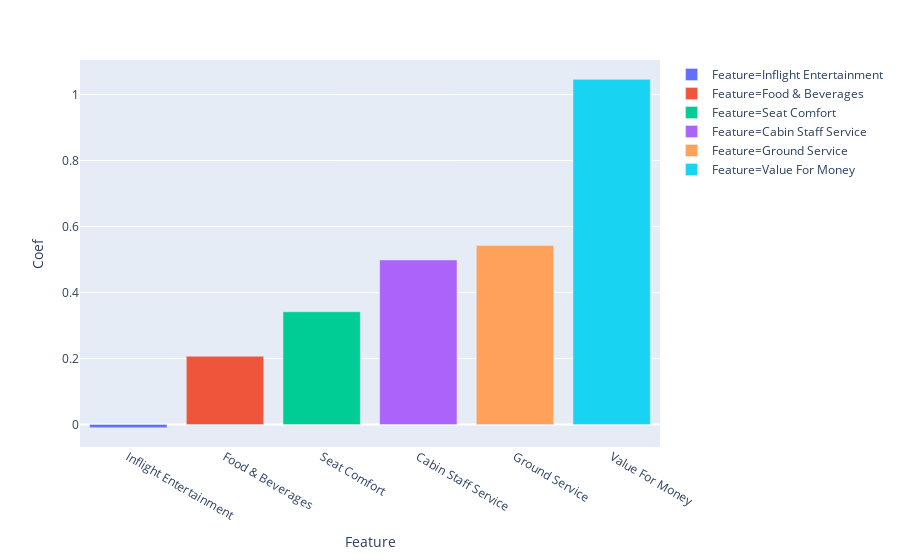

Notebook source saved alongside this figure:
### Code cell
# Visualize coefficients
# Intepretation: If the coefficient for Inflight Entertainment is 0.2,
#                an increase in a star in Inflight Entertainment will make a customer 22% (exp(0.2)=1.22) 
#                more likely to recommend the flight 
fig = px.bar(df_coef, x='Feature', y='Coef', color='Feature')
fig.show()

### Figure 1 — Plotly figure (JSON) as saved in the notebook; plotly's stock layout.template omitted (floating-point values rounded to 4 significant figures)
{"data": [{"alignmentgroup": "True", "hoverlabel": {"namelength": 0}, "hovertemplate": "Feature=%{x}<br>Coef=%{y}", "legendgroup": "Feature=Inflight Entertainment", "marker": {"color": "#636efa"}, "name": "Feature=Inflight Entertainment", "offsetgroup": "Feature=Inflight Entertainment", "orientation": "v", "showlegend": true, "textposition": "auto", "type": "bar", "x": ["Inflight Entertainment"], "xaxis": "x", "y": [-0.009598], "yaxis": "y"}, {"alignmentgroup": "True", "hoverlabel": {"namelength": 0}, "hovertemplate": "Feature=%{x}<br>Coef=%{y}", "legendgroup": "Feature=Food & Beverages", "marker": {"color": "#EF553B"}, "name": "Feature=Food & Beverages", "offsetgroup": "Feature=Food & Beverages", "orientation": "v", "showlegend": true, "textposition": "auto", "type": "bar", "x": ["Food & Beverages"], "xaxis": "x", "y": [0.2069], "yaxis": "y"}, {"alignmentgroup": "True", "hoverlabel": {"namelength": 0}, "hovertemplate": "Feature=%{x}<br>Coef=%{y}", "legendgroup": "Feature=Seat Comfort", "marker": {"color": "#00cc96"}, "name": "Feature=Seat Comfort", "offsetgroup": "Feature=Seat Comfort", "orientation": "v", "showlegend": true, "textposition": "auto", "type": "bar", "x": ["Seat Comfort"], "xaxis": "x", "y": [0.3416], "yaxis": "y"}, {"alignmentgroup": "True", "hoverlabel": {"namelength": 0}, "hovertemplate": "Feature=%{x}<br>Coef=%{y}", "legendgroup": "Feature=Cabin Staff Service", "marker": {"color": "#ab63fa"}, "name": "Feature=Cabin Staff Service", "offsetgroup": "Feature=Cabin Staff Service", "orientation": "v", "showlegend": true, "textposition": "auto", "type": "bar", "x": ["Cabin Staff Service"], "xaxis": "x", "y": [0.4986], "yaxis": "y"}, {"alignmentgroup": "True", "hoverlabel": {"namelength": 0}, "hovertemplate": "Feature=%{x}<br>Coef=%{y}", "legendgroup": "Feature=Ground Service", "marker": {"color": "#FFA15A"}, "name": "Feature=Ground Service", "offsetgroup": "Feature=Ground Service", "orientation": "v", "showlegend": true, "textposition": "auto", "type": "bar", "x": ["Ground Service"], "xaxis": "x", "y": [0.5422], "yaxis": "y"}, {"alignmentgroup": "True", "hoverlabel": {"namelength": 0}, "hovertemplate": "Feature=%{x}<br>Coef=%{y}", "legendgroup": "Feature=Value For Money", "marker": {"color": "#19d3f3"}, "name": "Feature=Value For Money", "offsetgroup": "Feature=Value For Money", "orientation": "v", "showlegend": true, "textposition": "auto", "type": "bar", "x": ["Value For Money"], "xaxis": "x", "y": [1.046], "yaxis": "y"}], "layout": {"barmode": "relative", "legend": {"tracegroupgap": 0}, "margin": {"t": 60}, "xaxis": {"anchor": "y", "categoryarray": ["Inflight Entertainment", "Food & Beverages", "Seat Comfort", "Cabin Staff Service", "Ground Service", "Value For Money"], "categoryorder": "array", "domain": [0, 1], "title": {"text": "Feature"}}, "yaxis": {"anchor": "x", "domain": [0, 1], "title": {"text": "Coef"}}}}
